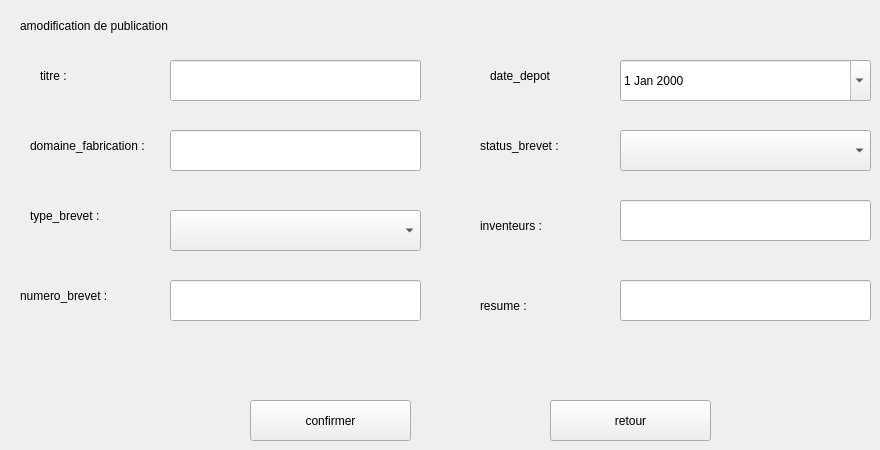
        <widget class="QWidget" name="page_10">
         <widget class="QPushButton" name="btnRetour_2">
          <property name="geometry">
           <rect>
            <x>550</x>
            <y>400</y>
            <width>161</width>
            <height>41</height>
           </rect>
          </property>
          <property name="text">
           <string>retour</string>
          </property>
         </widget>
         <widget class="QLabel" name="LblTo_21">
          <property name="geometry">
           <rect>
            <x>20</x>
            <y>280</y>
            <width>201</width>
            <height>31</height>
           </rect>
          </property>
          <property name="text">
           <string>numero_brevet :</string>
          </property>
         </widget>
         <widget class="QLineEdit" name="lineEdit_15">
          <property name="geometry">
           <rect>
            <x>620</x>
            <y>280</y>
            <width>251</width>
            <height>41</height>
           </rect>
          </property>
         </widget>
         <widget class="QLineEdit" name="lineEdit_16">
          <property name="geometry">
           <rect>
            <x>170</x>
            <y>280</y>
            <width>251</width>
            <height>41</height>
           </rect>
          </property>
         </widget>
         <widget class="QLineEdit" name="lineEdit_17">
          <property name="geometry">
           <rect>
            <x>170</x>
            <y>130</y>
            <width>251</width>
            <height>41</height>
           </rect>
          </property>
         </widget>
         <widget class="QLabel" name="LblTo_22">
          <property name="geometry">
           <rect>
            <x>480</x>
            <y>210</y>
            <width>201</width>
            <height>31</height>
           </rect>
          </property>
          <property name="text">
           <string>inventeurs :</string>
          </property>
         </widget>
         <widget class="QComboBox" name="CbType_7">
          <property name="geometry">
           <rect>
            <x>170</x>
            <y>210</y>
            <width>251</width>
            <height>41</height>
           </rect>
          </property>
         </widget>
         <widget class="QLabel" name="LblTo_23">
          <property name="geometry">
           <rect>
            <x>20</x>
            <y>10</y>
            <width>201</width>
            <height>31</height>
           </rect>
          </property>
          <property name="text">
           <string>amodification de publication</string>
          </property>
         </widget>
         <widget class="QDateEdit" name="DateTo_5">
          <property name="geometry">
           <rect>
            <x>620</x>
            <y>60</y>
            <width>251</width>
            <height>41</height>
           </rect>
          </property>
          <property name="calendarPopup">
           <bool>true</bool>
          </property>
         </widget>
         <widget class="QLabel" name="LblTo_24">
          <property name="geometry">
           <rect>
            <x>40</x>
            <y>60</y>
            <width>201</width>
            <height>31</height>
           </rect>
          </property>
          <property name="text">
           <string>titre :</string>
          </property>
         </widget>
         <widget class="QLabel" name="LblTo_25">
          <property name="geometry">
           <rect>
            <x>480</x>
            <y>290</y>
            <width>201</width>
            <height>31</height>
           </rect>
          </property>
          <property name="text">
           <string>resume :</string>
          </property>
         </widget>
         <widget class="QLabel" name="LblTo_26">
          <property name="geometry">
           <rect>
            <x>480</x>
            <y>130</y>
            <width>201</width>
            <height>31</height>
           </rect>
          </property>
          <property name="text">
           <string>status_brevet :</string>
          </property>
         </widget>
         <widget class="QLineEdit" name="lineEdit_18">
          <property name="geometry">
           <rect>
            <x>620</x>
            <y>200</y>
            <width>251</width>
            <height>41</height>
           </rect>
          </property>
         </widget>
         <widget class="QLineEdit" name="lineEdit_19">
          <property name="geometry">
           <rect>
            <x>170</x>
            <y>60</y>
            <width>251</width>
            <height>41</height>
           </rect>
          </property>
         </widget>
         <widget class="QComboBox" name="CbType_8">
          <property name="geometry">
           <rect>
            <x>620</x>
            <y>130</y>
            <width>251</width>
            <height>41</height>
           </rect>
          </property>
         </widget>
         <widget class="QLabel" name="LblTo_27">
          <property name="geometry">
           <rect>
            <x>30</x>
            <y>130</y>
            <width>171</width>
            <height>31</height>
           </rect>
          </property>
          <property name="text">
           <string>domaine_fabrication :</string>
          </property>
         </widget>
         <widget class="QLabel" name="LblTo_28">
          <property name="geometry">
           <rect>
            <x>490</x>
            <y>60</y>
            <width>201</width>
            <height>31</height>
           </rect>
          </property>
          <property name="text">
           <string>date_depot</string>
          </property>
         </widget>
         <widget class="QLabel" name="LblTo_29">
          <property name="geometry">
           <rect>
            <x>30</x>
            <y>200</y>
            <width>201</width>
            <height>31</height>
           </rect>
          </property>
          <property name="text">
           <string>type_brevet :</string>
          </property>
         </widget>
         <widget class="QPushButton" name="btnAjouter_5">
          <property name="geometry">
           <rect>
            <x>250</x>
            <y>400</y>
            <width>161</width>
            <height>41</height>
           </rect>
          </property>
          <property name="text">
           <string>confirmer</string>
          </property>
         </widget>
        </widget>
